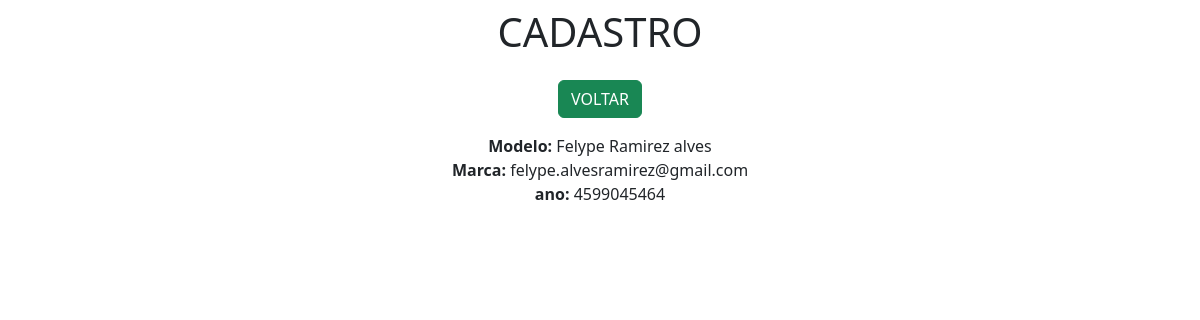
Screenshot of /view/1/ with the database file from the repository.
### app/models.py (models this page shows)
class Pessoas(models.Model):
    nome = models.CharField(max_length=150)
    email = models.EmailField(max_length=100)
    telefone = models.IntegerField()

### app/views.py (the view)
# urls.py: path('view/<int:pk>/', view, name='view'),
def view(request, pk):
    data = {}
    data['db'] = Pessoas.objects.get(pk=pk)
    return render(request, 'view.html', data)

### app/templates/view.html (shortened to what this page needs)
<!doctype html>
<html lang="pt-br">
    <head>
      <link href="https://cdn.jsdelivr.net/npm/bootstrap@5.3.0-alpha1/dist/css/bootstrap.min.css" rel="stylesheet">
    </head>
    <body>
      <div class="col-8 m-auto pt-2 pb-2 text-center ">
        <h1>CADASTRO</h1>
      </div>
      <div class="col-8 m-auto pt-2 pb-2 text-center">
        <a href="/" class="btn btn-success">VOLTAR</a>
      </div>
      <div class="col-8 m-auto pt-2 pb-2 text-center">
            <strong>Modelo: </strong>{{db.nome}}<br>
            <strong>Marca: </strong>{{db.email}}<br>
            <strong>ano: </strong>{{db.telefone}}<br>
      </div>
    </body>
</html>

### rows the page displays
Pessoas: nome "Felype Ramirez alves", email "felype.alvesramirez@gmail.com", telefone "4599045464"
